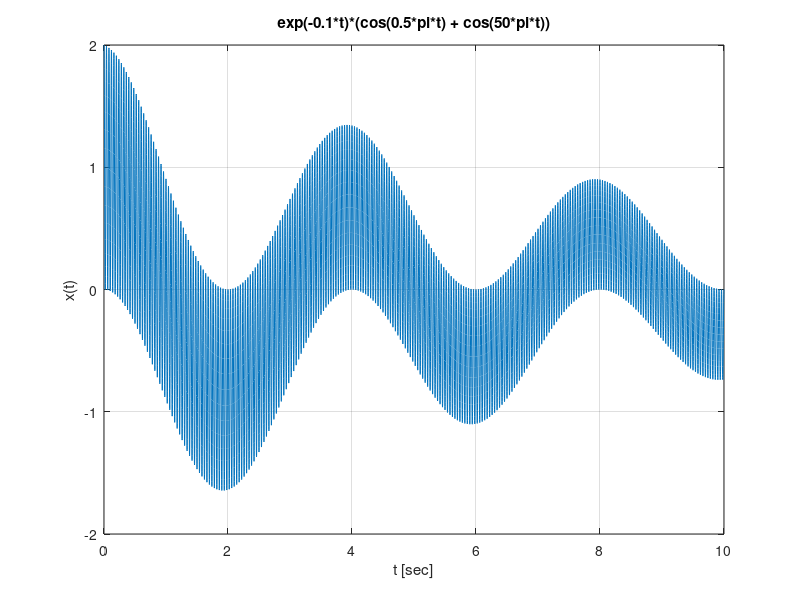
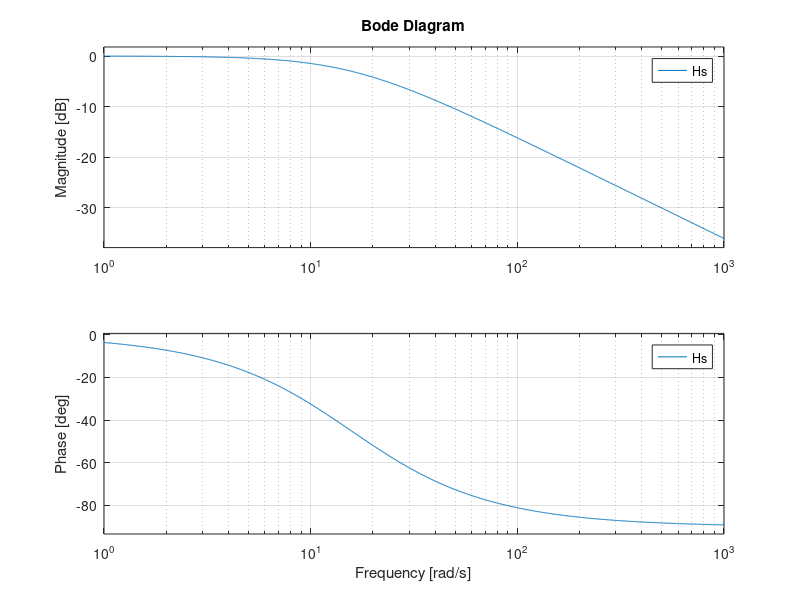
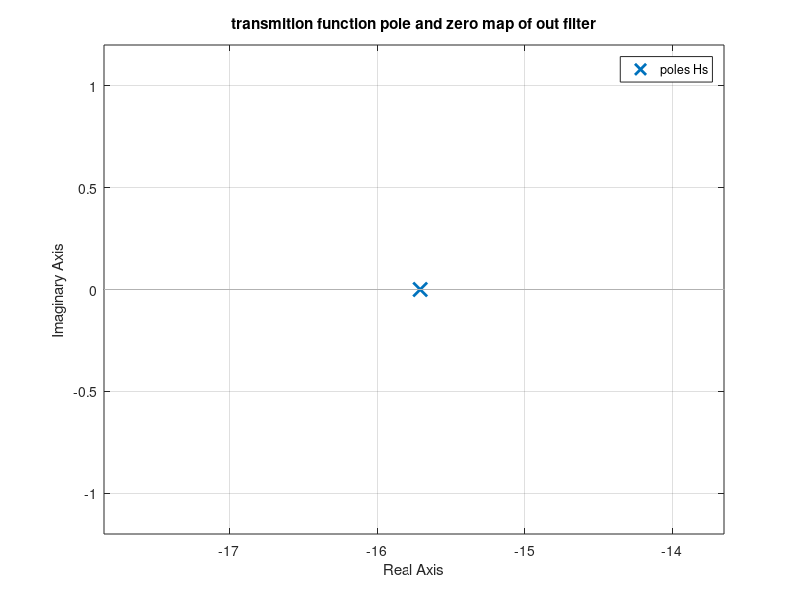
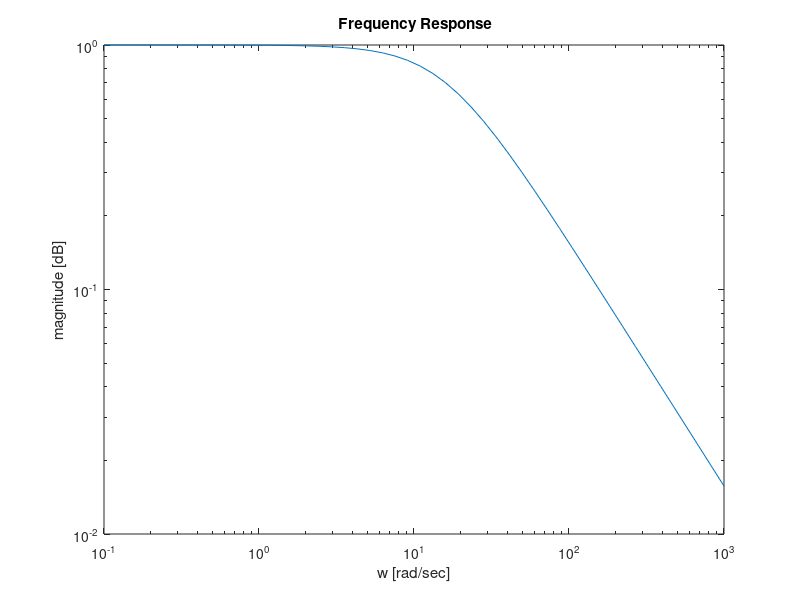

Write the MATLAB code that produced these figures, in order. (Note: this script raises an error after producing the figures.)
% project!!
%part a)
% a)

t = 0:1/1000:10; %will define t variable starting from zero,to a possitive value like step
xt =exp(-0.1.*t).*(cos(0.5*pi*t) + cos(50*pi*t));%no need for step cause for evry t<0 x(t)=0

figure(1);
      plot(t,xt);
      title('exp(-0.1*t)*(cos(0.5*pi*t) + cos(50*pi*t))')

      xlabel('t [sec]')
      ylabel('x(t)')
      grid on 


% b)%from the laplace table will see that 
% L{x(t)} = (s+0.1)/((s+0.1)^2+0.25*pi^2) + (s+0.1)/((s+0.1)^2+2500*pi^2)

s = tf('s'); %we need the actual filtering to be between transfer functions.

            
Lxt = (s+0.1)/((s+0.1)^2+0.25*pi^2) + (s+0.1)/((s+0.1)^2+2500*pi^2);

% d)
R = 3*10^3; 
C = 21.22*10^(-6); 
Hs = tf([1],[R*C 1]);


% e)
figure(2)
      bode(Hs);

figure(3);
      pzmap(Hs);
      grid on
      title('transmition function pole and zero map of out filter');



% f)
w_0 = logspace(-1,3); %Generate logarithmically spaced vector 
freq_H = freqs([1],[R*C 1],w_0); %Frequency response of analog filters 
magnitude_1 = abs(freq_H);
phase_1 = angle(freq_H);
phase_1 = phase_1*180/pi; %convert to degrees 

figure(4);
      loglog(w_0,magnitude_1); % Log-log scale plot
      title(' Frequency Response')
      xlabel('w [rad/sec]')
      ylabel('magnitude [dB]')

% filtering 
y_s = Lxt*Hs; % actual filtering 

figure(5);
subplot(2,1,2)
  impulse(y_s,t); %finds x_t for time domain
  title('x(t) After Noise filtration');
  ylabel('x(t)')
  xlabel('t[sec]');
  grid on;
  hold on
 
 subplot(2,1,1)
      plot(t,xt);
      title('x(t) before Noise filtration')
      ylabel('x(t)')
      xlabel('t[sec]');
       xlim([0 10]);
       grid on
  
  
  % part a_ e)

  Fs_e = 100; % the sampling frequency
T_s_e = 1/Fs_e; % the sampling time

ts_e = 0:T_s_e:10; % the time at the sample points
% x(t)
x = @(t) exp(-0.1.*t).*(cos(0.5*pi*t) + cos(50*pi*t));
% the discrete sequence
x_n = x(ts_e);

  figure(6);  
      plot(t,x(t));
      hold on
      % plot sampled as well 
 
      stem(ts_e, x_n);

      title('x_n  sampled signal the rate of f_s=100 [Hz]  ');
      xlabel('t [sec])');
      ylabel('x(t) )');

      legend('x(t)', 'x_n')
      grid on
  
  
  
  
  %% part a_ g
  

  omega=-4*pi:0.001:4*pi;
  
  x_omega=(exp(1i.*omega).*(exp(1i.*omega)-exp(-0.1.*T_s_e).*cos(0.5.*pi.*T_s_e)))./(exp(2.*1i.*omega)-(2.*exp(-0.1.*T_s_e).*cos(0.5.*pi.*T_s_e)).*exp(1i.*omega)+exp(-0.2.*T_s_e))+(exp(1i.*omega).*(exp(1i.*omega)-exp(-0.1.*T_s_e).*cos(50.*pi.*T_s_e)))./(exp(2.*1i.*omega)-(2.*exp(-0.1.*T_s_e).*cos(50.*pi.*T_s_e)).*exp(1i*omega)+exp(-0.2.*T_s_e));
  
  figure(7);
  subplot(2,1,1)
       plot(omega,abs(x_omega))
      xlabel('\Omega [rad/sample]')
      ylabel('|X(\Omega)|')
      title('DTFT of amplitude  x[n] at smapling rate  f_s=100 [Hz]');
  
       hold on
  
  subplot(2,1,2)
  
      plot(omega,angle(x_omega))
      title('DTFT of phase  x[n] at smapling rate  f_s=100 [Hz]');
      xlabel('\Omega [rad/sample]')
      ylabel('<X(\Omega)')
  
  
  %part a: h)
  
  Fs_h = 25; % the sampling frequency
T_s_h = 1/Fs_h; % the sampling time

ts_h = 0:T_s_h:10; % the time at the sample points
%sampling in other rate

x_n_h = x(ts_h);

  figure(8);  
      plot(t,x(t));
      hold on
      % plot sampled as well 
 
      stem(ts_h, x_n_h);

      title('x_n  sampled signal the rate of f_s=25 [Hz]  ');
      xlabel('t [sec])');
      ylabel('x(t) )');

       legend('x(t)', 'x_n')
      grid on
  
  
  
  
  %% part b 
  
  
  
%   
%   
%   figure;
%  
% % Signal and delay values.
% N = 100;
% omega = pi*(0:N)/N;
% p_1 = 5;
% 
% % Feedforward coefficient values.
% b0 = 1;
% bp = [0.1 0.5 0.9];
% 
% % Calculate the feedforward filter frequency response.
% Gf = b0 + transpose(bp)*exp(-1i*p_1*omega);
% 
% plot(omega/pi, 20*log10(abs(Gf)))
% grid
% xlabel('Normalized Radian Frequency');
% ylabel('Magnitude Response (dB)');
% legend('b_{p_1\alpha} = 0.1', 'b_{p_1\alpha} = 0.5', 'b_{p_1\alpha} = 0.9');
% 
%   


  % a)  part b
  %read keren
  [y,f_s]=audioread('KerenWithEcho.wav');
sound(y,f_s)
whos y

%Name           Size              Bytes  Class     Attributes

 % y         617400x1             4939200  double   

  %read roni
  [y1,f_s1]=audioread('RoniWithEcho.wav');
sound(y1,f_s1)
whos y1

%plot keren in sec
  t = (0:length(y) - 1)/f_s; %to get peak by sec we divide by the frequancy
figure(9);
      plot(t,y) 
      xlabel('Time (sec)')
      ylabel('Double-precision normalized samples ')
      title('keren with echo vs time [sec]');
      axis tight
 
 %roni
 figure(10);
      t1 = (0:length(y1) - 1)/f_s1; %to get peak by sec we divide by the frequancy
      plot(t1,y1) 
      xlabel('Time (sec)')
      ylabel('Double-precision normalized samples ')
      title('roni with echo vs time [sec]');
      axis tight
 
 
 
 % b)
 %autocorrelation can help verify the presence of delay


%Cross-correlation measures the similarity between a vector x and shifted (lagged) copies of a vector y as a function of the lag.
%If x and y have different lengths, the function appends zeros to the end of the shorter vector so it has the same length as the other.

%keren

[autocor,lags] = xcorr(y);% returns the lags at which the correlations are computed.
 
figure(11)
      plot(lags/f_s,autocor)
      xlabel('Lag/f_s (sec)')
      ylabel('autocorrelation')
      title('Autocorrelation keren')
      axis tight
      
      %p_keren=0.2*f_s

 
 %roni

[autocor1,lags1] = xcorr(y1);

figure(12)
      plot(lags1/f_s1,autocor1)
      xlabel('Lag/f_s (sec)')
      ylabel('autocorrelation')
      title('Autocorrelation roni')
      axis tight
      
      %p_roni=0.27*f_s;


 % c)  part b
 

 %keren
 %multiples echoes spaced R sampling periods 

 p=8820; %p=0.2*f_s
 den=[1,zeros(1,p-1),0.8];
  num=[1];
   w=0:0.01:pi;
    h=freqz(num,den,w);
    
    figure(13)
      subplot(2,1,1)
       plot(w/pi,abs(h),'b')
       grid on
       xlabel('\omega  [\pi*rad/sec]');
       ylabel('Magnitude Response ');
       title('frequency response of first filter (keren)');
     
    subplot(2,1,2)
       plot(w/pi,angle(h))
       ylabel('phase Response')
       xlabel('\omega  [\pi*rad/sec]');
  
  
  
 r=filter(num,den,y); % new keren song after filtering
  sound(r,f_s)
  
  
audiowrite('new_keren.wav',r,f_s);
  
  
  [y2,f_s2]=audioread('new_keren.wav');
sound(y2,f_s2);

figure(14);% plot keren 
subplot(2,1,1)
 
      t2 = (0:length(y2) - 1)/f_s2; %to get peak by sec we divide by the frequancy
      plot(t2,y2) 
	xlabel('Time (sec)')
      ylabel('Double-precision normalized samples ')
      title('keren without echo vs time [sec]');
      axis tight
 
 hold on
 subplot(2,1,2)
       plot(t,y) 
      xlabel('Time (sec)')
      ylabel('Double-precision normalized samples ')
      title('keren with echo vs time [sec]');
      axis tight
 
 
 
  %roni
 
 
 p_2=11907; %p_roni=0.27*f_s
 den1=[1,zeros(1,p_2-1),0.8];
  num1=[1];

   h_2=freqz(num1,den1,w);
   
   figure(15);% plot filter
 subplot(2,1,1)

    plot(w/pi,abs(h_2),'b')
    grid on
      xlabel('\omega  [\pi*rad/sec]');
      ylabel('Magnitude Response ');
    ylabel('magnitude response')
     title('frequency response of second filter (roni)')
     hold on
     
  subplot(2,1,2)
    plot(w/pi,angle(h_2))
   ylabel('phase Response')
   xlabel('\omega  [\pi*rad/sec]');
  






 r_=filter(num1,den1,y1) ; % new roni song after filtering
 
 
audiowrite('new_roni.wav',r_,f_s);
  
[y3,f_s3]=audioread('new_roni.wav');
sound(y3,f_s3);

  figure(16);%plot roni

subplot(2,1,1)
 
      t3 = (0:length(y3) - 1)/f_s3; %to get peak by sec we divide by the frequancy
      plot(t3,y3) 
      xlabel('Time (sec)')
      ylabel('Double-precision normalized samples ')
       title('roni without echo vs time [sec]');
      axis tight
 
 hold on
 subplot(2,1,2)
       plot(t1,y1) 
      xlabel('Time (sec)')
      ylabel('Double-precision normalized samples ')
      title('roni with echo vs time [sec]');
      axis tight
 

% adding two songs together
KerenAndRoniFiltered=cat(1,y2,y3);

soundsc(KerenAndRoniFiltered,f_s);

 

audiowrite('KerenAndRoniFiltered.wav',KerenAndRoniFiltered,f_s);


% done part b!!

%% PART C 
clc
clear all
%a

%breaking each signal to a matrix of 1 second each row
load('SignalsQ3.mat'); %load all signals
for k = 1:length(Signal1)/8000
    for i=1:8000
        x_t(k,i) = Signal1(i+(k-1)*8000);
    end
end

fs = 8000;
Ts = 1/fs;
example = x_t(1,:); %for this section we eill take an example of the first second 
[low_freq,high_freq] = domfreq(fs,example) %we get 2 values each for a dominent frequncy 

 t = 0:1/7999:1;
 figure(17)
 plot(t,example) 
 title('Single 1 , first second on time plane')
 xlabel('t [s]')
 ylabel('x(t)')
 
 %%b
 %we wrote a function calls commaornot that ind if a signal its a comma or not
 %we choos 2 example, 3rd second (word), and 4th second(comma)
 third = x_t(3,:);
 fourth = x_t(4,:);
answer = commaornot(third);
disp('the 3rd second is')
if answer == 0
    disp('a comma')
else
     disp('a word')
end
    
answer = commaornot(fourth);
disp('the 4th second is')
if answer == 0
    disp('a comma')
else
     disp('a word')
end

figure(18)
      plot(t,third) 
      title('Single 1 , third second on time plane')
      xlabel('t [s]')
      ylabel('x(t)')

  figure(19)
      plot(t,fourth) 
      title('Single 1 , fourth second on time plane')
      xlabel('t [s]')
      ylabel('x(t)')
 
 %%c
 
 for i = 1:length(x_t(:,1))
     answer = commaornot(x_t(i,:));
     if answer == 0
        decipher(i,1)=0;
        decipher(i,2)=0;
     else
        [low_freq,high_freq] = domfreq(fs,x_t(i,:));
        decipher(i,1)=low_freq;
        decipher(i,2)=high_freq;  
     end

 end
 
 %%e
 %e_a
 %first of all lets see what is the frequncy we need to filter so ill take
 %a random second and see it on frequncy domain

y=fft(Signal2(1:8000)); %calculating the fast foiurier transform 
p2 = abs(y/fs); %Compute the minus and plus spectrum 
p1 = p2(1:fs/2+1); %based on both sides we will compute one side of the tansform
p1(2:end-1) = 2*p1(2:end-1); %multypling by 2 all index not including the zero

f = 0:fs/2; 
figure(20)
      plot(f,p1) 
	title('random secon to see high frequncy')
      xlabel('f (Hz)')
      ylabel('amplitude')
      xlim([0 4500]);

%we need to filter 4kHz so we choose a low pass filter
%e_b
%i used filterDesigner to gnerate my_filter


%e_d

filter2 = filter(my_filter,Signal2);
%ploting the filterd and the non filterd signal 2 on time domain
t = 0:1/8000:(9-1/8000);
figure(21)
      plot(t,filter2) 
      title('filerd signal 2 time domain')
      xlabel('t [s]')
      ylabel('x(t)')

figure(22)
      plot(t,Signal2) 
      title('non filerd signal 2 time domain')
      xlabel('t [s]')
      ylabel('x(t)')

%ploting the zoom in on the  filterd and the non filterd signal 2 on time
%domain for better refrens
figure(23)
      plot(t,filter2) 
      title('zoom in on the filerd signal 2 time domain')
      xlabel('t [s]')
      ylabel('x(t)')
      xlim([1.75 2.25]);

figure(24)
      plot(t,Signal2) 
      title('zoom in on the non filerd signal 2 time domain')
      xlabel('t [s]')
      ylabel('x(t)')
      xlim([1.75 2.25]);

% ploting the filterd and the non filterd signal 2 on the frequncy domain

y=fft(filter2); %calculating the fast foiurier transform of the  filterd signal 2
p2 = abs(y/fs); %Compute the minus and plus spectrum 
p1 = p2(1:fs/2+1); %based on both sides we will compute one side of the tansform
p1(2:end-1) = 2*p1(2:end-1); %multypling by 2 all index not including the zero

f = 0:fs/2; 
figure(25)   % plotin the signal by its frequncy
      plot(f,p1) 
      title('filterd signal 2 on the frequncy domain')
      xlabel('f (Hz)')
      ylabel('amplitude')
      xlim([0 4500]);

y=fft(Signal2); %calculating the fast foiurier transform of the  filterd signal 2
p2 = abs(y/fs); %Compute the minus and plus spectrum 
p1 = p2(1:fs/2+1); %based on both sides we will compute one side of the tansform
p1(2:end-1) = 2*p1(2:end-1); %multypling by 2 all index not including the zero

f = 0:fs/2; 
figure(26)   % plotin the signal by its frequncy
      plot(f,p1) 
      title('non filterd signal 2 on the frequncy domain')
      xlabel('f (Hz)')
      ylabel('amplitude')
      xlim([0 4500]);
 % ploting the filterd and the non filterd signal 2 on the frequncy domain
% only on 1 second from the 9, for better refrens

y=fft(filter2(24001:32000)); %calculating the fast foiurier transform of the fourth second filterd signal 2 
p2 = abs(y/fs); %Compute the minus and plus spectrum 
p1 = p2(1:fs/2+1); %based on both sides we will compute one side of the tansform
p1(2:end-1) = 2*p1(2:end-1); %multypling by 2 all index not including the zero

f = 0:fs/2; 
figure(27)   % plotin the signal by its frequncy
      plot(f,p1) 
      title('filterd signal 2 on the frequncy domain')
      xlabel('f (Hz)')
      ylabel('amplitude')
      xlim([0 4500]);

y=fft(Signal2(24001:32000)); %calculating the fast foiurier transform of the fourth second non filterd signal 2
p2 = abs(y/fs); %Compute the minus and plus spectrum 
p1 = p2(1:fs/2+1); %based on both sides we will compute one side of the tansform
p1(2:end-1) = 2*p1(2:end-1); %multypling by 2 all index not including the zero

f = 0:fs/2; 
figure (28)  % plotin the signal by its frequncy
      plot(f,p1) 
      title('non filterd signal 2 on the frequncy domain')
      xlabel('f (Hz)')
      ylabel('amplitude')
      xlim([0 4500]);

%using the same loop as last part to see the code
for k = 1:length(filter2)/8000
    for i=1:8000
        x_t2(k,i) = filter2(i+(k-1)*8000);
    end
end

  for i = 1:length(x_t2(:,1))
     answer = commaornot(x_t2(i,:));
     if answer == 0
        decipher2(i,1)=0;
        decipher2(i,2)=0;
     else
        [low_freq,high_freq] = domfreq(fs,x_t2(i,:));
        decipher2(i,1)=low_freq;
        decipher2(i,2)=high_freq;  
     end

 end

 %%f
 %f_a
 % first lets see what is the angle to filter 800 Hz noise for fs=8000 Hz 
 % sampling. fs/fn=2pi/theta =>theta = (1/5)pi 
 z1 = exp(j*(1/5)*pi); 
 z2 = exp(-j*(1/5)*pi); 
 Bz = poly([z1 z2]); 
 Z = roots(Bz); 

 
 Az = poly([0.9*z1 0.9*z2]);     
 P = roots(Az);     
 figure(29);     
      zplane(Z,P);     
      title('zeroes and poles map ' );     
 figure(30);     
      freqz(Bz,Az);     
      title('Amplitude and Phase graph' );     
 

 t = 0:(1/8000):length(Signal3)/8000;
 t = t(2:1:end);
 filter3 = filter(Bz,Az,Signal3); 
 figure (31)
      plot(t,Signal3); 
      title('Signal 3 800Hz non filtered') 
      xlabel('t [sec]'); 
      ylabel('Amplitude');  
      grid on  
 
 figure(32) 
      plot(t,filter3); 
      title('Signal 3 800Hz filtered') 
      xlabel('t [sec]'); 
      ylabel('Amplitude');  
      grid on  
 
 
y=fft(filter3(24001:32000)); %calculating the fast foiurier transform of the fourth second filterd signal 2 
p2 = abs(y/fs); %Compute the minus and plus spectrum 
p1 = p2(1:fs/2+1); %based on both sides we will compute one side of the tansform
p1(2:end-1) = 2*p1(2:end-1); %multypling by 2 all index not including the zero

f = 0:fs/2; 
figure(33)   % plotin the signal by its frequncy
      plot(f,p1) 
      title('filterd signal 3 on the frequncy domain')
      xlabel('f (Hz)')
      ylabel('amplitude')
      xlim([0 4500]);

y=fft(Signal3(24001:32000)); %calculating the fast foiurier transform of the fourth second non filterd signal 2
p2 = abs(y/fs); %Compute the minus and plus spectrum 
p1 = p2(1:fs/2+1); %based on both sides we will compute one side of the tansform
p1(2:end-1) = 2*p1(2:end-1); %multypling by 2 all index not including the zero

f = 0:fs/2; 
figure(34)   % plotin the signal by its frequncy
      plot(f,p1) 
      title('non filterd signal 3 on the frequncy domain')
      xlabel('f (Hz)')
      ylabel('amplitude')
      xlim([0 4500]);

for k = 1:length(filter3)/8000
    for i=1:8000
        x_t3(k,i) = filter3(i+(k-1)*8000);
    end
end

  for i = 1:length(x_t3(:,1))
     answer = commaornot(x_t3(i,:));
     if answer == 0
        decipher3(i,1)=0;
        decipher3(i,2)=0;
     else
        [low_freq,high_freq] = domfreq(fs,x_t3(i,:));
        decipher3(i,1)=low_freq;
        decipher3(i,2)=high_freq;  
     end

 end
 %g
 %first lets see the 3 second of the first signal
 
 
y=fft(Signal1(16001:24000)); %calculating the fast foiurier transform of the 3rd second of signal 1
p2 = abs(y/fs); %Compute the minus and plus spectrum 
p1 = p2(1:fs/2+1); %based on both sides we will compute one side of the tansform
p1(2:end-1) = 2*p1(2:end-1); %multypling by 2 all index not including the zero

f = 0:fs/2; 
figure(35)  % plotin the signal by its frequncy
      plot(f,p1) 
      title('3rd second of signal 1')
      xlabel('f (Hz)')
      ylabel('amplitude')
      xlim([0 4500]);

fs4 = 2000;
y=fft(Signal4(4001:6000)); %calculating the fast foiurier transform of the 3rd second of signal 4
p2 = abs(y/fs4); %Compute the minus and plus spectrum 
p1 = p2(1:fs4/2+1); %based on both sides we will compute one side of the tansform
p1(2:end-1) = 2*p1(2:end-1); %multypling by 2 all index not including the zero

f = 0:fs4/2; 
figure(36)   % plotin the signal by its frequncy
      plot(f,p1) 
      title('3rd second of signal 4')
      xlabel('f (Hz)')
      ylabel('amplitude')
      xlim([0 4500]);

%ploting on time domain secon 2-3 (the 3rd second)
t = 0:1/8000:(11-1/8000);
figure(37)
      plot(t,Signal1) 
      title('signal 1 time domain')
      xlabel('t [s]')
      ylabel('x(t)')
      xlim([2 3]);

t = 0:1/2000:(11-1/2000);
figure(38)
      plot(t,Signal4) 
      title('signal 4 time domain')
      xlabel('t [s]')
      ylabel('x(t)')
      xlim([2 3]);


% zoom in time domain secon 2-3 (the 3rd second) to 2.5s-2.7s

t = 0:1/8000:(11-1/8000);
figure(39)
      plot(t,Signal1) 
      title('zoom in signal 1 time domain')
      xlabel('t [s]')
      ylabel('x(t)')
      xlim([2.5 2.7]);

t = 0:1/2000:(11-1/2000);
figure(40)
      plot(t,Signal4) 
      title('zoom in signal 4 time domain')
      xlabel('t [s]')
      ylabel('x(t)')
      xlim([2.5 2.7]);